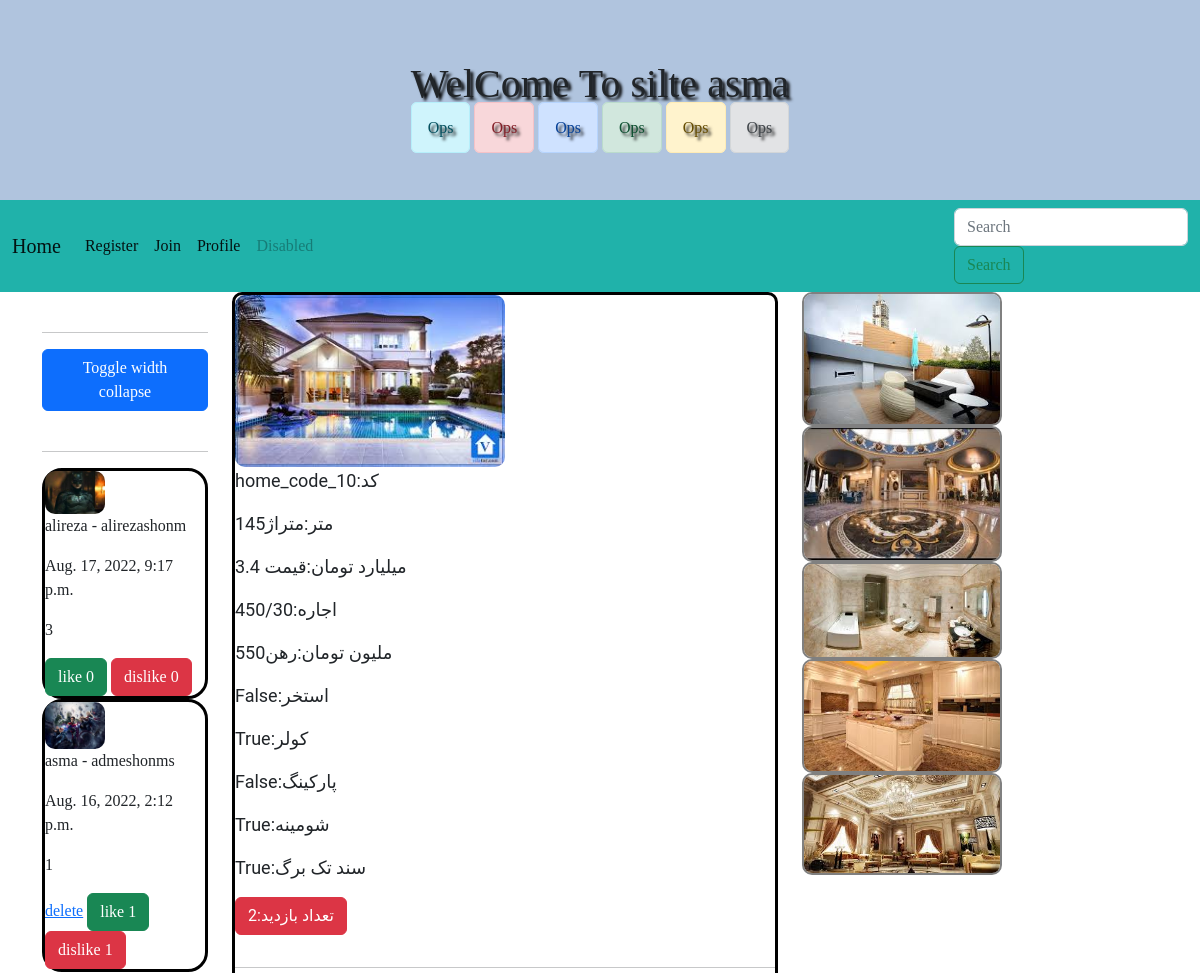
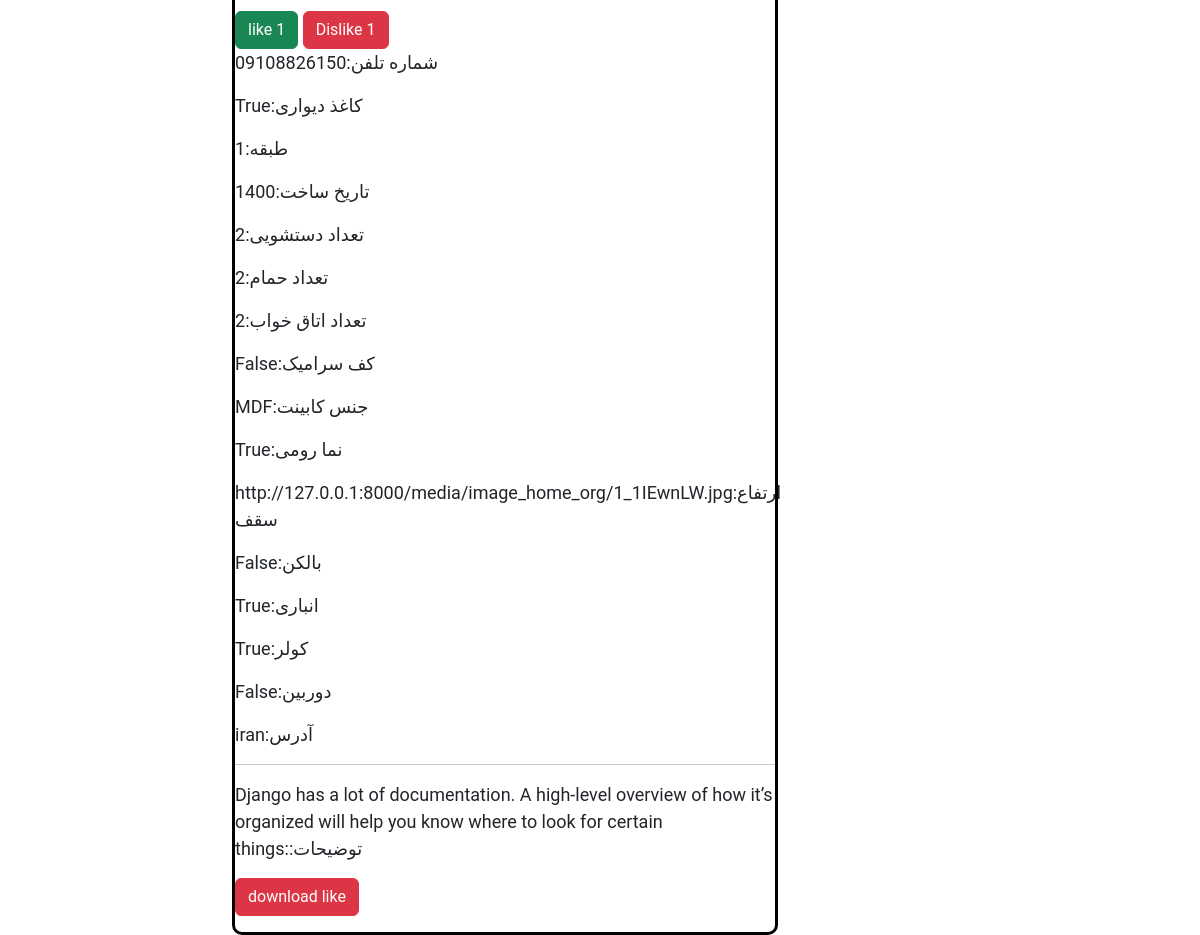
Screenshot of /go_to_post/home_code_10/ (signed in) with the database file from the repository (2 pictures, top to bottom).
### website/models.py (models this page shows, shortened)
class Comment_users_post(models.Model):
    find_post = models.ForeignKey(kharid_khone_orginal,on_delete=models.CASCADE,blank=True)
    commenter_name = models.ForeignKey(Profile_website_users,on_delete=models.CASCADE,blank=True)
    liked_comment = models.ManyToManyField(User,related_name='liked_user',blank=True)
    disliked_comment = models.ManyToManyField(User,related_name='dislaike_user',blank=True)
    time_created = models.DateTimeField(auto_created=True,blank=True)
    text_body = models.TextField(blank=True)
    class Meta:
        ordering = ['-time_created']

class Profile_website_users(models.Model):
      users = models.OneToOneField(User,on_delete=models.CASCADE,blank=True)
      fake_name = models.CharField(max_length=444)
      slug = models.SlugField(max_length=444)
      image = models.ImageField(upload_to='profile_images',blank=True)
      age = models.IntegerField(default=20,blank=True)
      body = models.TextField(blank=True)
      created = models.DateTimeField(auto_created=True)
      def __str__(self):
          return '%s - %s' % (self.users,self.fake_name)
      class Meta:
          ordering = ['-created']

class kharid_khone_orginal(models.Model):
    finder_home = models.CharField(max_length=444,blank=True)
    home_code = models.CharField(max_length=444,blank=True)
    slug = models.SlugField(max_length=444,blank=True)
    like_post = models.ManyToManyField(User,blank=True,related_name='likeds')
    dislike_post = models.ManyToManyField(User,blank=True,related_name='dislikeds')
    viewed_post = models.ManyToManyField(User,blank=True,related_name='view_users')
    metrazh = models.CharField(max_length=444,blank=True)
    aks_asli_1 = models.ImageField(upload_to='image_home_org',blank=True)
    aks_asli_2 = models.ImageField(upload_to='image_home_org',blank=True)
    aks_asli_3 = models.ImageField(upload_to='image_home_org',blank=True)
    aks_dakhli_1  = models.ImageField(upload_to='image_home_shots',blank=True)
    aks_dakhli_2  = models.ImageField(upload_to='image_home_shots',blank=True)
    aks_dakhli_3  = models.ImageField(upload_to='image_home_shots',blank=True)
    aks_dakhli_4  = models.ImageField(upload_to='image_home_shots',blank=True)
    aks_dakhli_5  = models.ImageField(upload_to='image_home_shots',blank=True)
    aks_dakhli_6  = models.ImageField(upload_to='image_home_shots',blank=True)
    tedade_otag_khab = models.CharField(max_length=444,blank=True)
    kaf_seamick = models.BooleanField(blank=True)
    jens_kabint = models.CharField(max_length=444,blank=True)
    parking = models.BooleanField(blank=True)
    balkon = models.BooleanField(blank=True)
    estakhr = models.BooleanField(blank=True)
    adderss = models.CharField(max_length=444,blank=True)
    geymt = models.CharField(max_length=444,blank=True)
    vadie_rahn = models.CharField(max_length=444,blank=True)
    ejare = models.CharField(max_length=444,blank=True)
    tarikh_sakht = models.CharField(max_length=444,blank=True)
    tabaghe_chandom = models.CharField(max_length=444,blank=True)
    anbari = models.BooleanField(blank=True)
    coler = models.BooleanField(blank=True)
    shomine = models.BooleanField(blank=True)
    tedad_dasteshoyi = models.CharField(max_length=444,blank=True)
    tedad_hamam = models.CharField(max_length=444,blank=True)
    sanad_tak_barg = models.BooleanField(blank=True)
    shomare_telefon = models.CharField(max_length=444,blank=True)
    mantaghe_shargi_ya_gharbi = models.CharField(max_length=444,blank=True)
    kagaz_divary = models.BooleanField(blank=True)
    nama_romy = models.BooleanField(blank=True)
    dorbin = models.BooleanField(blank=True)
    tozihat = models.TextField(blank=True)
    ertefae_saghf = models.CharField(max_length=444,blank=True)
    class Meta:
        ordering = ['-id']

### website/views.py (the view)
# urls.py: path('go_to_post/<slug:slug>/',views.go_to_post,name='go_to_post'),
def go_to_post(request,slug):
    user = request.user
    item = get_object_or_404(kharid_khone_orginal,slug=slug)
    prof = Profile_website_users.objects.get(users=user)
    commer = Comment_users_post.objects.filter(find_post=item)
    replys = Replay_comment.objects.filter(replayer_comment=prof)
    if user in item.viewed_post.all():
        pass
    else:
        item.viewed_post.add(user)
    return render(request,'website/post_pv.html',{'item':item,'commer':commer,'prof':prof})

### website/views.py (called while the page is built)
def maxi(request):
    return {
        'maxi': Profile_website_users.objects.all()
    }

### website/templates/website/post_pv.html (shortened to what this page needs)
{% extends 'base.html' %}
{% block body1 %}
    <div class="container">
    <div class="row">
        <div class="col-sm-2">
        <div class="com_full_box">
<br><hr>
<div class="add_coment">
  <button class="btn btn-primary" type="button" data-bs-toggle="collapse" data-bs-target="#runners" aria-expanded="false" aria-controls="collapseWidthExample">
    Toggle width collapse
  </button>
</div>
<br><hr>
{% for com in commer %}
{% if com %}
                    <div class="com_box">
                    <img src="{{ com.commenter_name.image.url }}" width="60px">
                    <p>{{ com.commenter_name }}</p>
                    <p>{{ com.time_created }}</p>
                        <p>{{ com.text_body }}</p>
    {% if user == com.commenter_name.users or  user.is_superuser %}
                        <a href="{% url 'website:deleted_comment' com.id item.slug %}">delete</a>
{% endif %}
<button class="btn btn-success" type="submit" id="demo" onclick="loadDoc('{% url 'website:like_comment' com.id %}')">like {{ com.liked_comment.all.count }}</button>
<button class="btn btn-danger" type="submit" id="demo" onclick="loadDoc('{% url 'website:dislike_comment' com.id %}')">dislike {{ com.disliked_comment.all.count }}</button>
{% else %}
<h1>sory dear not comment in the post</h1>
{% endif %}
                    </div>
                {% endfor %}
        </div>
            </div>
        <div class="col-sm-6">
            <div class="pv_home">
<div class="galb">
                     <img class="imaged" id="imaged" src="{{ item.aks_asli_1.url }}" style="    border-radius: 10px;">
</div>
                <p>{{ item.home_code }}:کد </p>
                <p>{{ item.metrazh }}:متراژ</p>
                <p>{{ item.geymt }}:قیمت</p>
                <p>{{ item.ejare }}:اجاره</p>
                <p>{{ item.vadie_rahn }}:رهن</p>
                <p>{{ item.estakhr }}:استخر</p>
                <p>{{ item.coler }}:کولر</p>
                <p>{{ item.parking }}:پارکینگ</p>
                <p>{{ item.shomine }}:شومینه</p>
                <p>{{ item.sanad_tak_barg }}:سند تک برگ</p>
                <p class="btn btn-danger" >{{ item.viewed_post.all.count }}:تعداد بازدید</p>
<hr>
<button class="btn btn-success" type="submit" id="demo" onclick="loadDoc('{% url 'website:likdes' item.id %}')">like {{ item.like_post.all.count }}</button>
<button class="btn btn-danger" type="submit" id="player" onclick="loadDoc('{% url 'website:dislikdes' item.id %}')">Dislike {{ item.dislike_post.all.count }}</button>
                <p>{{ item.shomare_telefon }}:شماره تلفن</p>
                <p>{{ item.kagaz_divary}}:کاغذ دیواری</p>
                <p>{{ item.tabaghe_chandom }}:طبقه</p>
                <p>{{ item.tarikh_sakht }}:تاریخ ساخت</p>
                <p>{{ item.tedad_dasteshoyi }}:تعداد دستشویی</p>
                <p>{{ item.tedad_hamam }}:تعداد حمام</p>
                <p>{{ item.tedade_otag_khab }}:تعداد اتاق خواب</p>
                <p>{{ item.kaf_seamick }}:کف سرامیک</p>
                <p>{{ item.jens_kabint }}:جنس کابینت</p>
                <p>{{ item.nama_romy }}:نما رومی</p>
                <p>{{ item.ertefae_saghf }}:ارتفاع سقف</p>
                <p>{{ item.balkon }}:بالکن</p>
                <p>{{ item.anbari }}:انباری</p>
                <p>{{ item.coler }}:کولر</p>
                <p>{{ item.dorbin }}:دوربین</p>
                <p>{{ item.adderss}}:آدرس</p>
                <hr>
                <p>{{ item.tozihat }}:توضیحات</p>
                    <a href="{{ item.ertefae_saghf }}" class="btn btn-danger" download="alerts">download like</a>
            </div>
        </div>
        <div class="col-sm-4">
             <div class="galb_image">
              <a href="{{ item.aks_dakhli_1.url }}" target="_blank">  <img src="{{ item.aks_dakhli_1.url }}"></a>
              <a href="{{ item.aks_dakhli_1.url }}" target="_blank">  <img src="{{ item.aks_dakhli_2.url }}"></a>
              <a href="{{ item.aks_dakhli_1.url }}" target="_blank">  <img src="{{ item.aks_dakhli_3.url }}"></a>
              <a href="{{ item.aks_dakhli_1.url }}" target="_blank">  <img src="{{ item.aks_dakhli_4.url }}"></a>
              <a href="{{ item.aks_dakhli_1.url }}" target="_blank">  <img src="{{ item.aks_dakhli_5.url }}"></a>
            </div>
    </div>
    </div>        </div>
{% endblock %}

### templates/base.html (shortened to what this page needs)
{% load static %}
<!DOCTYPE html>
<html lang="en">
<head>
    <link href="https://cdn.jsdelivr.net/npm/bootstrap@5.2.0-beta1/dist/css/bootstrap.min.css" rel="stylesheet">
</head>
<body>
<div class="header_base">
    <h1>WelCome To silte {{ user }}</h1>
    <span class="alert alert-info">Ops</span>
    <span class="alert alert-danger">Ops</span>
    <span class="alert alert-primary">Ops</span>
    <span class="alert alert-success">Ops</span>
    <span class="alert alert-warning">Ops</span>
    <span class="alert alert-secondary">Ops</span>
</div>
<nav class="navbar navbar-expand-lg " style="background-color: lightseagreen">
  <div class="container-fluid">
    <a class="navbar-brand" href="{% url 'website:home' %}">Home</a>
    <div class="collapse navbar-collapse" id="navbarSupportedContent">
      <ul class="navbar-nav me-auto mb-2 mb-lg-0">
        <li class="nav-item">
          <a class="nav-link active" aria-current="page" href="{% url 'security:register' %}">Register</a>
        </li>
        <li class="nav-item">
          <a class="nav-link active" href="{% url 'security:join' %}">Join</a>
        </li>
          {% if user.is_authenticated %}
        <li class="nav-item">
          <a href="{% url 'website:profile' %}" class="nav-link active">Profile</a>
        </li>
           {% endif %}
        <li class="nav-item">
          <a class="nav-link disabled">Disabled</a>
        </li>
      </ul>
      <form action="{% url 'website:serchid' %}" method="post" >
        <input name="searched_user" class="form-control me-2" type="search" placeholder="Search" aria-label="Search">
        <button class="btn btn-outline-success" type="submit">Search</button>
      </form>
    </div>
  </div>
</nav>
{% block body1 %} {% endblock %}
</body>
</html>

### templates/base.html (style rules this page uses)
body { font-family: "Fira Code"; }
* { box-sizing: border-box; }
.header_base { text-align: center; text-shadow: 3px 3px 3px black; padding: 60px; background-color: lightsteelblue; }

### website/templates/website/post_pv.html (style rules this page uses)
.pv_home { border: 3px solid black; font-family: "Roboto", "Lucida Grande", "DejaVu Sans", "Bitstream Vera Sans", Verdana, Arial, sans-serif; font-size: 18px; border-radius: 10px; }
.galb_image img { width: 200px; border-radius: 10px; border: 2px solid gray; width: 200px; }
.galb { position: relative; width: 50%; }
.imaged { width: 100%; height: 100%; }
.com_box { border-radius: 20px; border: 3px solid black; }
.com_box img { border-radius: 10px; }

### rows the page displays
Comment_users_post: commenter_name.image (picture), commenter_name "alireza - alirezashonm", time_created "Aug. 17, 2022, 9:17 p.m.", text_body "3", liked_comment.all.count "0", disliked_comment.all.count "0"
Comment_users_post: commenter_name.image (picture), commenter_name "asma - admeshonms", time_created "Aug. 16, 2022, 2:12 p.m.", text_body "1", shows "delete", liked_comment.all.count "1", disliked_comment.all.count "1"
kharid_khone_orginal: aks_asli_1 (picture), home_code "home_code_10", metrazh "145متر", geymt "3.4 میلیارد تومان", ejare "450/30", vadie_rahn "550ملیون تومان", estakhr "False", coler "True", parking "False", shomine "True", sanad_tak_barg "True", viewed_post.all.count "2", like_post.all.count "1", dislike_post.all.count "1", shomare_telefon "09108826150", kagaz_divary "True", tabaghe_chandom "1", tarikh_sakht "1400", tedad_dasteshoyi "2", tedad_hamam "2", tedade_otag_khab "2", kaf_seamick "False", jens_kabint "MDF", nama_romy "True", ertefae_saghf "http://127.0.0.1:8000/media/image_home_org/1_1IEwnLW.jpg", balkon "False", anbari "True", dorbin "False", adderss "iran", tozihat "Django has a lot of documentation. A high-level overview of how it’s organized will help you know where to look for certain things:", aks_dakhli_1 (picture), aks_dakhli_2 (picture), aks_dakhli_3 (picture), aks_dakhli_4 (picture), aks_dakhli_5 (picture)

### other values shown
{{ user }} "asma"
